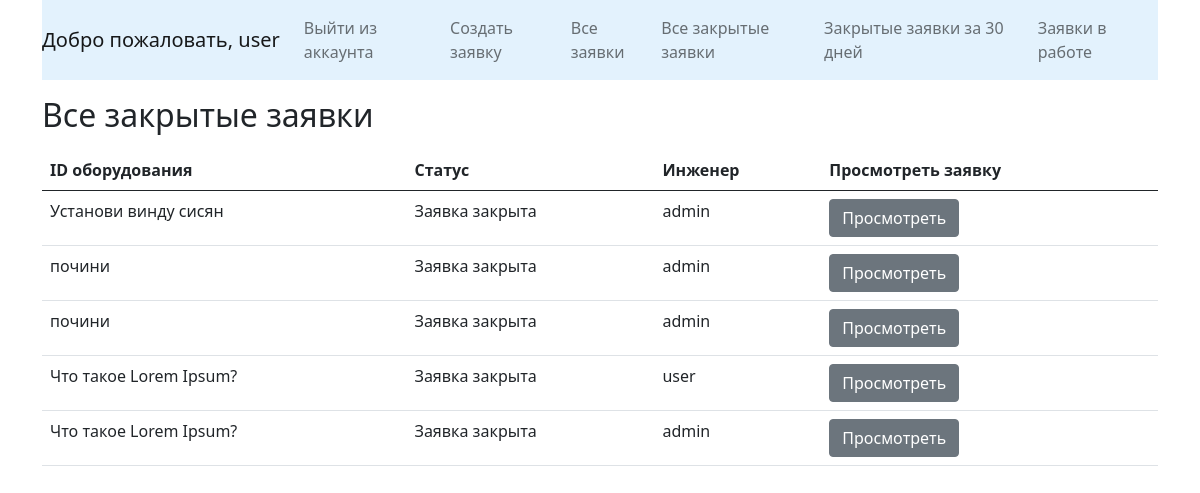
Page /service/view_closed_requests/ (signed in) on the committed database.
### service/models.py (models this page shows)
class RepairRequest(models.Model):
    title = models.CharField(max_length=200)
    description = models.TextField()
    status = models.CharField(max_length=20, default='Ожидание')
    user = models.ForeignKey(User, on_delete=models.CASCADE)
    engineer = models.ForeignKey(User, on_delete=models.CASCADE, related_name='engineer', null=True, blank=True)
    solution = models.TextField(blank=True, null=True)
    created_at = models.DateTimeField(auto_now_add=True)
    updated_at = models.DateTimeField(auto_now=True)

### service/views.py (the view)
# urls.py: path('view_closed_requests/', view_closed_requests, name='view_closed_requests'),
@login_required
def view_closed_requests(request):
    if not request.user.is_staff:
        return redirect('view_requests')
    closed_requests = RepairRequest.objects.filter(status='Заявка закрыта')
    return render(request, 'view_closed_requests.html', {'closed_requests': closed_requests})

### service/templates/view_closed_requests.html (shortened to what this page needs)
{% extends 'base.html' %}
{% block content %}
    <h2>Все закрытые заявки</h2>
    <table class="table">
  <thead>
    <tr>
      <th scope="col">ID оборудования</th>
      <th scope="col">Статус</th>
      <th scope="col">Инженер</th>
        <th scope="col">Просмотреть заявку</th>
    </tr>
  </thead>
  <tbody>
  {% for request in closed_requests %}
    <tr>
      <td>{{ request.title }}</td>
      <td>{{ request.status }}</td>
      <td>{{ request.engineer.username }}</td>
        <td> <a href="{% url 'view_solution' request.id %}" class="btn btn-secondary">Просмотреть</a></td>
    </tr>
    {% endfor %}
  </tbody>
</table>
{% endblock %}

### service/templates/base.html (shortened to what this page needs)
{% load static %}
<!DOCTYPE html>
<html lang="ru">
    <head>
        <link href="https://cdn.jsdelivr.net/npm/bootstrap@5.0.2/dist/css/bootstrap.min.css" rel="stylesheet">
    </head>
    <header>
    <div class="container">
    <nav class="navbar navbar-expand-lg navbar-light" style="background-color: #e3f2fd;">
  <a class="navbar-brand" href="#">
      {% if request.user.is_authenticated %}
        Добро пожаловать, {{ request.user.username }}
  {% endif %}
  </a>
  <div class="collapse navbar-collapse" id="navbarTogglerDemo02">
    <ul class="navbar-nav mr-auto mt-2 mt-lg-0">
        {% if request.user.is_authenticated %}
            <li class="nav-item">
                <a class="nav-link" href="{% url "logout" %}">Выйти из аккаунта</a>
            </li>
                    <li class="nav-item">
            <a  class="nav-link"  href="{% url 'create_request' %}">Создать заявку</a>
        </li>
        {% else %}
            <li class="nav-item">
                <a  class="nav-link" href="{% url "login" %}">Войти в аккаунт</a>
            </li>
        {% endif %}
    {% if request.user.is_staff %}
        <li class="nav-item">
            <a  class="nav-link" href="{% url "view_requests" %}">Все заявки</a>
        </li>
        <li class="nav-item">
            <a  class="nav-link" href="{% url "view_closed_requests" %}">Все закрытые заявки</a>
        </li>
        <li class="nav-item">
            <a  class="nav-link" href="{% url "closed_requests_report" %}">Закрытые заявки за 30 дней</a>
        </li>
        <li class="nav-item">
            <a  class="nav-link" href="{% url "view_engineer_requests" %}">Заявки в работе</a>
        </li>
    {% endif %}
    </ul>
  </div>
</nav>
    </div>
    </header>
    <body>
        <div class="container">
        {% block content %}
        {% endblock %}
        </div>
    </body>
</html>

### rows in the picture
RepairRequest: title "Установи винду сисян", status "Заявка закрыта", engineer.username "admin"
RepairRequest: title "почини", status "Заявка закрыта", engineer.username "admin"
RepairRequest: title "почини", status "Заявка закрыта", engineer.username "admin"
RepairRequest: title "Что такое Lorem Ipsum?", status "Заявка закрыта", engineer.username "user"
RepairRequest: title "Что такое Lorem Ipsum?", status "Заявка закрыта", engineer.username "admin"

### other values in the picture
{{ request.user.username }} "user"
